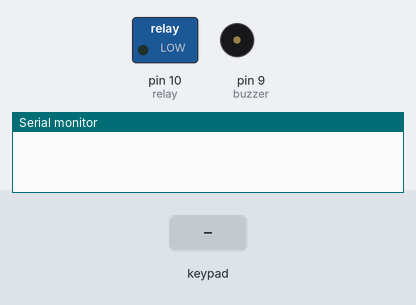
Bench run of a sketch on a simulated Arduino Uno, built with avr-gcc and run on an emulated ATmega328P. On the bench: switched loads named in the sketch (green lamp = pin HIGH), buzzer (waves = sounding), the last lines printed to the serial monitor. Inputs (shaded band) come from the test bench.

Above: at 1.2 s.
1.3 s: key '#' pressed
At 1.7 s:
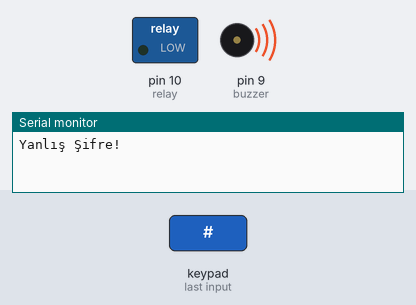
3.3 s: keypad keys 1 2 3 4 # pressed 0.4 s apart
At 5.0 s:
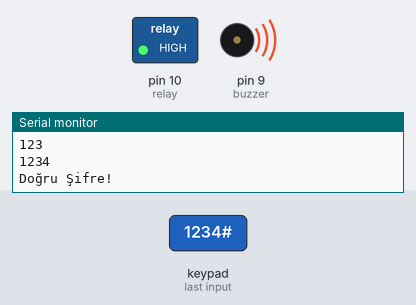
At 5.8 s:
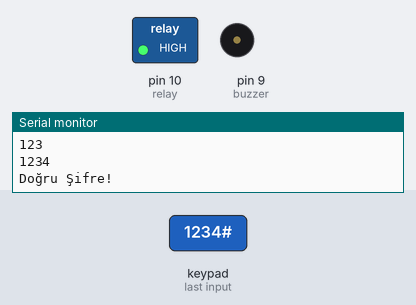
Timing chart, 0 to 11.4 s (numbered marks = the images above; inputs shaded):
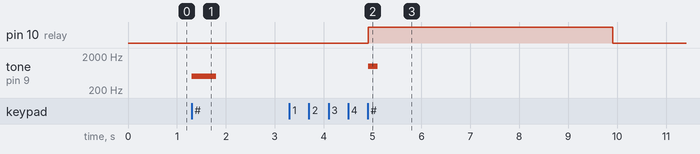

Measured:
- after the input at 1.3 s, tone on pin 9 (buzzer): silent → 500 Hz at once, → silent 0.50 s later
- after the input at 3.3 s, pin 10 (relay): LOW → HIGH after 1.6 s, → LOW 5.0 s later; tone on pin 9 (buzzer): silent → 1000 Hz after 1.6 s, → silent 0.20 s later

The sketch:

sifreli_kapi_kiliti.ino
```cpp
#include <Keypad.h>

const byte ROWS = 4; // 4 satır
const byte COLS = 3; // 3 sütun
char keys[ROWS][COLS] = {
  {'1', '2', '3'},
  {'4', '5', '6'},
  {'7', '8', '9'},
  {'*', '0', '#'}
};
byte rowPins[ROWS] = {8, 7, 6, 5}; // Satır pinleri
byte colPins[COLS] = {4, 3, 2};    // Sütun pinleri

Keypad keypad = Keypad(makeKeymap(keys), rowPins, colPins, ROWS, COLS);

const String password = "1234"; // Şifre
String inputPassword;
const int buzzer = 9;
const int relay = 10;

void setup() {
  pinMode(buzzer, OUTPUT);
  pinMode(relay, OUTPUT);
  digitalWrite(relay, LOW); // Röleyi başlangıçta kapalı tut
  Serial.begin(9600);
}

void loop() {
  char key = keypad.getKey();

  if (key) {
    if (key == '#') { // Şifreyi onayla
      if (inputPassword == password) {
        Serial.println("Doğru Şifre!");
        digitalWrite(relay, HIGH); // Kapıyı aç
        tone(buzzer, 1000, 200); // Buzzer çalsın
        delay(5000);             // Kapı 5 saniye açık kalsın
        digitalWrite(relay, LOW); // Kapıyı kapat
      } else {
        Serial.println("Yanlış Şifre!");
        tone(buzzer, 500, 500); // Hatalı girişte uyarı
      }
      inputPassword = ""; // Şifreyi sıfırla
    } else if (key == '*') { // Şifreyi temizle
      inputPassword = "";
      Serial.println("Şifre Temizlendi");
    } else {
      inputPassword += key;
      Serial.println(inputPassword);
    }
  }
}
```
